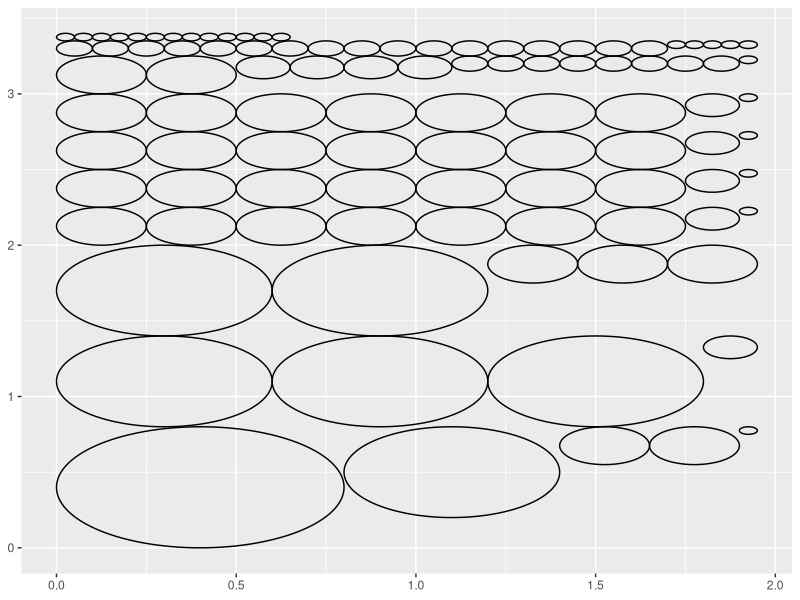

Generate this figure with R:
library(tidyverse)

n <- 100
set.seed(50)
rs <- c(0.05, 0.1, 0.15, 0.25, 0.6, 0.8)
probs <- c(0.25, 0.25, 0.15, 0.25, 0.05, 0.05)
circles <- sample(rs, size = n, prob = probs, replace = TRUE) * 0.5

rect_width = 5
rect_height = 5
circle_area <- function(r) {
  (r ^ 2) * pi
}
diameter <- function(r) {
  2 * r
}

circle_packing <- function(circles, strip_width) {
  circles <- sort(circles, decreasing = TRUE)
  
  lc <- list()
  lc[[1L]] <- circles[1L]
  circles <- circles[-1L]

  for (c in circles) {
    c_dia <- diameter(c)
    c_inserted <- FALSE
    for (i in seq_along(lc)) {
      l <- lc[[i]]
      l_total_dia <- sum(diameter(l))
      if ((l_total_dia + c_dia) < strip_width) {
        lc[[i]] <- c(l, c)
        c_inserted <- TRUE
        break
      }
    }
    
    if (!c_inserted) {
      lc[[length(lc) + 1L]] <- c
    }
  }
  
  return(lc)
}


packing <- circle_packing(circles, 2)
circles_df <- tibble(
    shelf_id = seq_along(packing),
    shelf_height = map_dbl(packing, \(x) diameter(max(x)) ),
    radius = packing
  ) %>% 
  mutate(cum_height = cumsum(shelf_height)) %>% 
  unnest(c(radius)) %>% 
  mutate(
    y = cum_height - radius,
    diameter = diameter(radius),
    circle_id = seq_along(radius)
  ) %>% 
  group_by(shelf_id) %>% 
  mutate(
    x = cumsum(diameter) - radius
  )


ggplot(circles_df) +
  ggforce::geom_circle(
    aes(x0 = x, y0 = y, r = radius, group = circle_id)
  )

